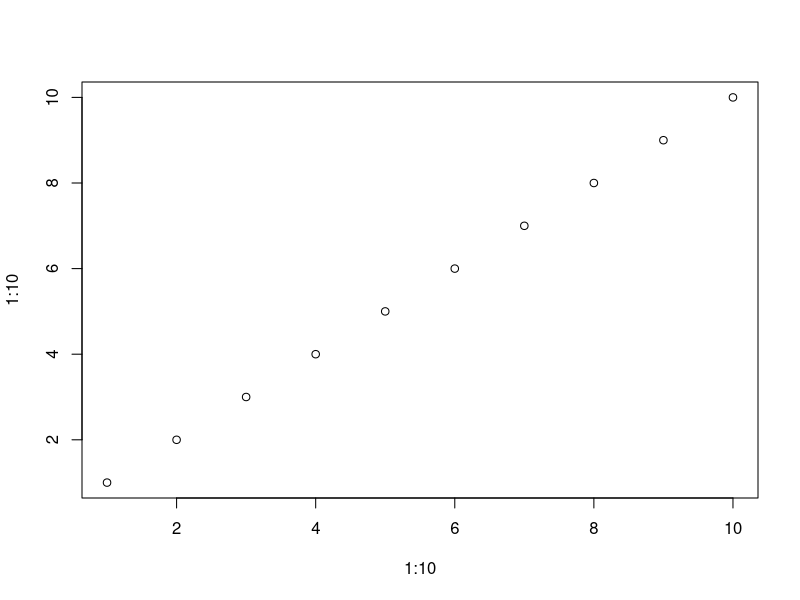
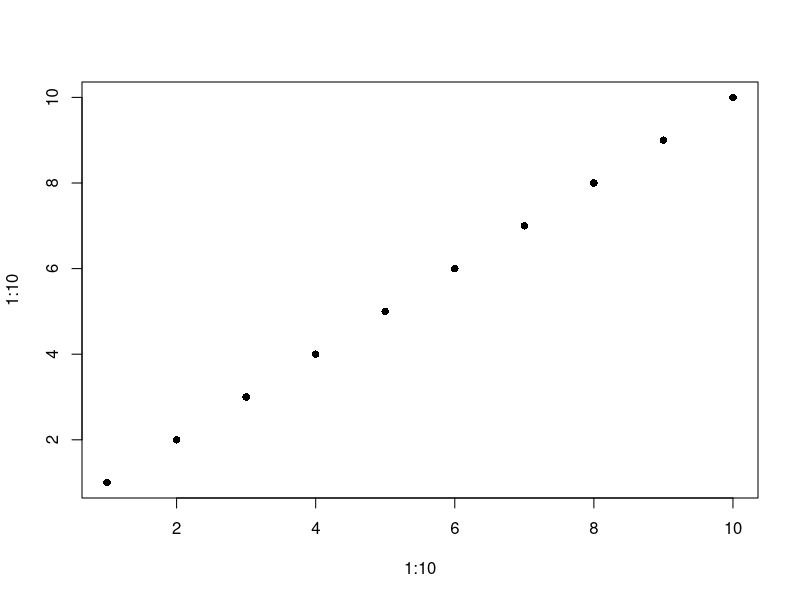
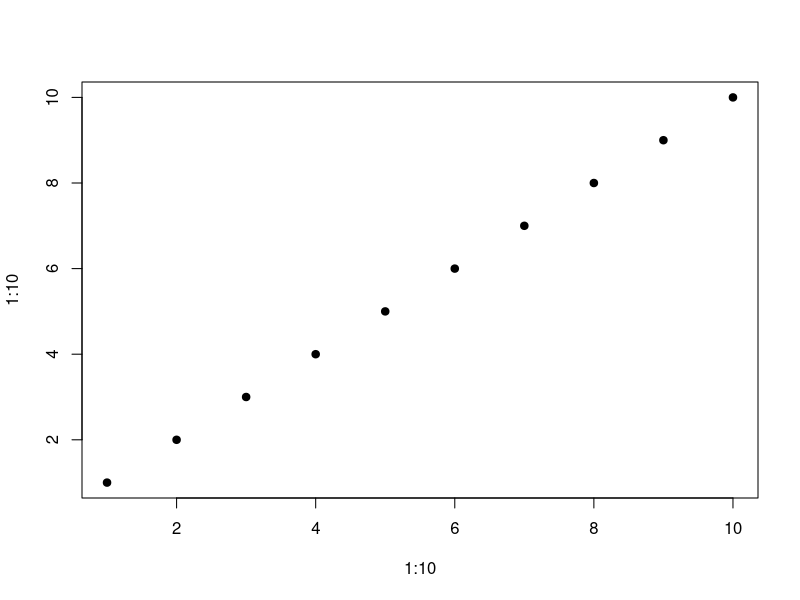

Here is the R script that generated these plots, in order:
plot(1:10, 1:10)  # empty circles; looks good
plot(1:10, 1:10, pch=16)  # solid circles; looks terrible
plot(1:10, 1:10, pch=19)  # also solid circles; looks good!
